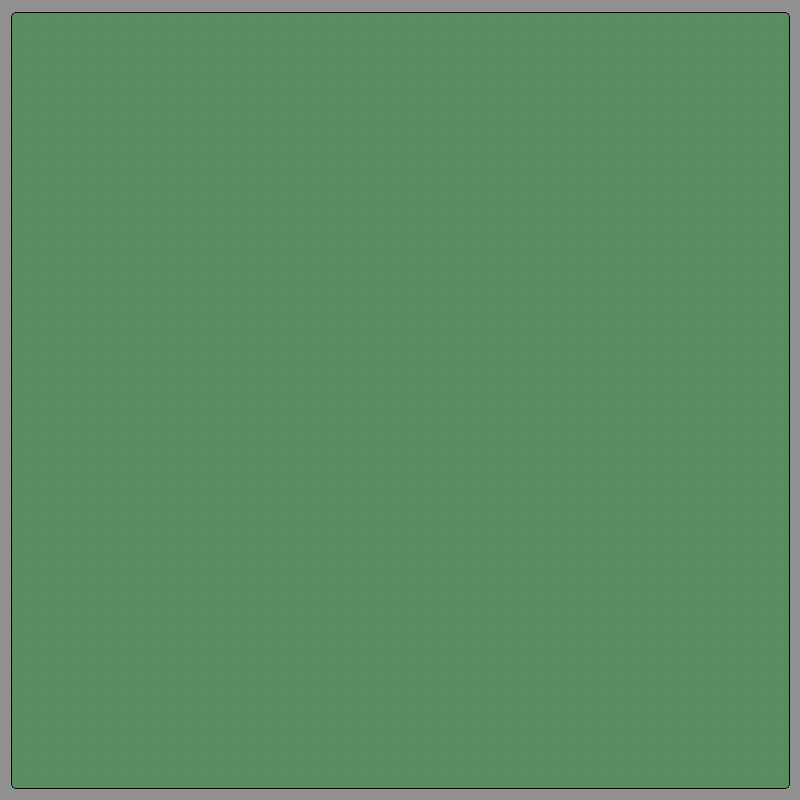

This game map was drawn from its Tiled (.tmx) file and the tilesets committed beside it. A one-line description and the trimmed map source follow:
An orthogonal 50x50 tile map with 16x16 px tiles, 1 tile layer (Tile Layer 1) and 6 objects (4x tlrb, player, enemy).

<map version="1.0" orientation="orthogonal" renderorder="right-down" width="50" height="50" tilewidth="16" tileheight="16" nextobjectid="17">
 <tileset firstgid="1" name="tilesetmap" tilewidth="16" tileheight="16" tilecount="12" columns="4">
  <image source="tilesetmap.png" width="64" height="48" />
  <tile id="3">
   <properties>
    <property name="player" type="bool" value="true" />
   </properties>
  </tile>
  <tile id="7">
   <properties>
    <property name="enemy" type="bool" value="true" />
   </properties>
  </tile>
 </tileset>
 <layer name="Tile Layer 1" width="50" height="50">
  <data>[2500 cells, 2500 non-empty, 9 distinct tile ids]</data>
 </layer>
 <objectgroup color="#ff0000" name="triggers" visible="0">
  <object id="3" name="tlrb" x="16" y="784" width="768" height="16">
   <properties>
    <property name="blocker" value="tlrb" />
   </properties>
  </object>
  <object id="9" name="player" gid="4" x="32" y="768" width="16" height="16" />
  <object id="10" name="enemy" gid="8" x="80" y="736" width="16" height="16" />
  <object id="12" name="tlrb" x="784" y="16" width="16" height="768">
   <properties>
    <property name="blocker" value="tlrb" />
   </properties>
  </object>
  <object id="14" name="tlrb" x="16" y="0" width="768" height="16">
   <properties>
    <property name="blocker" value="tlrb" />
   </properties>
  </object>
  <object id="15" name="tlrb" x="0" y="16" width="16" height="768">
   <properties>
    <property name="blocker" value="tlrb" />
   </properties>
  </object>
 </objectgroup>
</map>
